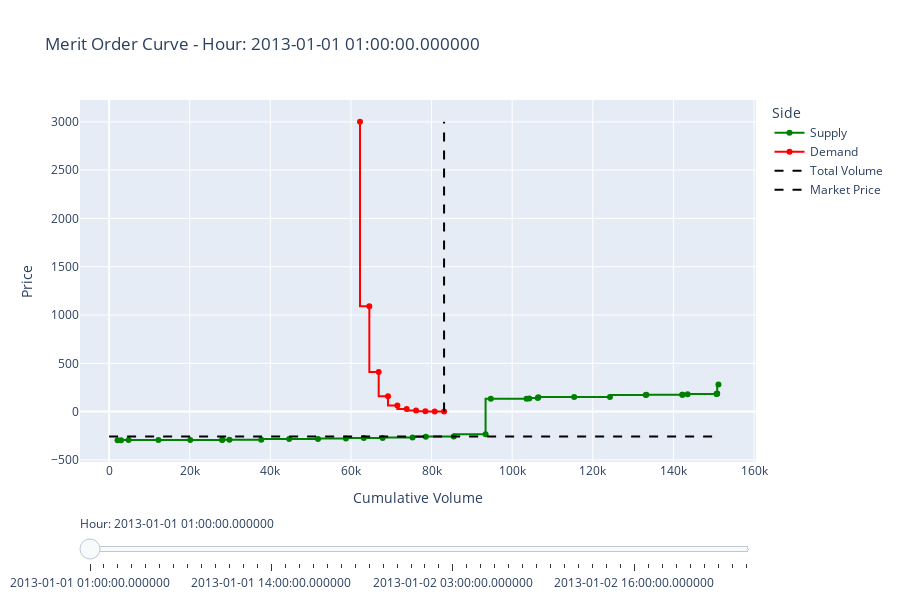

Write notebook code for a chart like this one.
### Code cell
hours = sorted(market_orders["start_time"].unique())[:48]
fig = go.Figure()

for i, hour in enumerate(hours):
    df_hour = market_orders[market_orders["start_time"] == hour]
    supply = df_hour[df_hour["volume"] > 0].copy()
    demand = df_hour[df_hour["volume"] < 0].copy()

    supply_sorted = supply.sort_values("bid_price")
    demand_sorted = demand.sort_values("bid_price", ascending=False)

    supply_sorted["cum_volume"] = supply_sorted["volume"].cumsum()
    demand_sorted["cum_volume"] = demand_sorted["volume"].cumsum() * -1

    # overall volume
    total_volume = demand_sorted["accepted_volume"].sum() * -1
    # market price
    market_price = supply_sorted["accepted_price"].iloc[0]

    # chekc that accepted price is the same for all supply
    assert np.allclose(
        supply_sorted["accepted_price"], market_price
    ), f"Accepted prices differ in hour {hour}, wrong!"

    # Supply trace
    fig.add_trace(
        go.Scatter(
            x=supply_sorted["cum_volume"],
            y=supply_sorted["bid_price"],
            mode="lines+markers",
            name="Supply",
            marker=dict(color="green"),
            visible=(i == 0),
            line_shape="vh",
        )
    )
    # Demand trace
    fig.add_trace(
        go.Scatter(
            x=demand_sorted["cum_volume"],
            y=demand_sorted["bid_price"],
            mode="lines+markers",
            name="Demand",
            marker=dict(color="red"),
            visible=(i == 0),
            line_shape="vh",
        )
    )

    # plot vertical line for total_volume and horizontal line for market price
    fig.add_trace(
        go.Scatter(
            x=[total_volume, total_volume],
            y=[0, demand["bid_price"].max()],
            mode="lines",
            line=dict(color="black", dash="dash"),
            name="Total Volume",
            visible=(i == 0),
        )
    )
    fig.add_trace(
        go.Scatter(
            x=[0, supply_sorted["volume"].sum()],
            y=[market_price, market_price],
            mode="lines",
            line=dict(color="black", dash="dash"),
            name="Market Price",
            visible=(i == 0),
        )
    )

# Create slider steps
steps = []
for i, hour in enumerate(hours):
    step = dict(
        method="update",
        args=[
            {"visible": [False] * len(fig.data)},
            {"title": f"Merit Order Curve - Hour: {hour}"},
        ],
        label=str(hour),
    )
    # Correctly set all four traces for this hour to visible
    step["args"][0]["visible"][4 * i] = True  # Supply
    step["args"][0]["visible"][4 * i + 1] = True  # Demand
    step["args"][0]["visible"][4 * i + 2] = True  # Vertical line
    step["args"][0]["visible"][4 * i + 3] = True  # Horizontal line
    steps.append(step)

sliders = [
    dict(active=0, currentvalue={"prefix": "Hour: "}, pad={"t": 50}, steps=steps)
]

fig.update_layout(
    sliders=sliders,
    xaxis_title="Cumulative Volume",
    yaxis_title="Price",
    title=f"Merit Order Curve - Hour: {hours[0]}",
    legend_title="Side",
    height=600,
)

fig.show()
